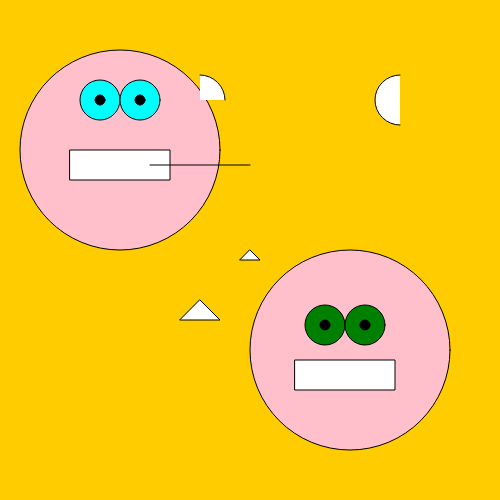
Frame 1 (no input)
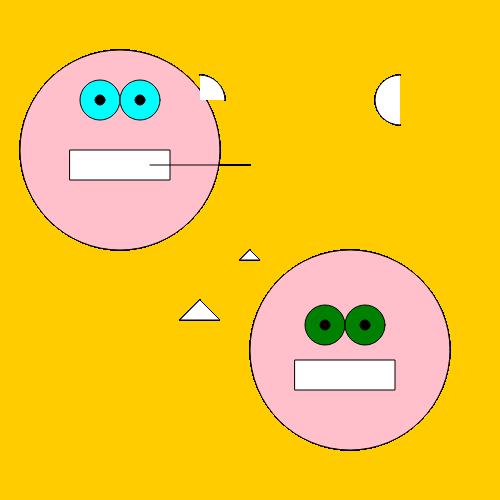
Frame 60 (no input)
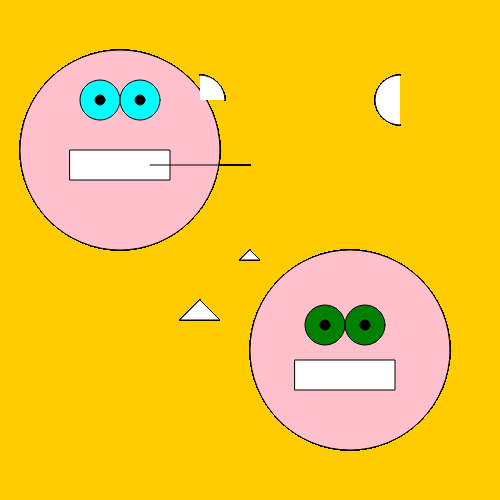
Frame 120 (the mouse pressed at the canvas centre since frame 60)

The p5.js sketch that drew these frames (run headless with seeded random() and noise() and a simulated clock; from frame 60 on, the mouse is pressed at the canvas centre):

// p5.js sketch
// ── sketch.js
var eyeSize = 40;
var mouthX = 70;
var mouthY = 150;
var eyePupil = 10;


function setup() {
  // put setup code here
  createCanvas(500,500);
  background(255,204,0);
}

function draw() {
  // put drawing code here
fill("pink");
  ellipse(120,150,200,200);

  fill("cyan");
  strokeWeight(1);
  ellipse(100,100,eyeSize,eyeSize);// this is the left eye

  ellipse(140,100,eyeSize,eyeSize);// this is the right eye



fill("black");
ellipse(100,100,eyePupil,eyePupil);
ellipse(140,100,eyePupil,eyePupil); // pupils

fill("255");
  rect(mouthX,mouthY,100,30);//mouth

// strokeWeight(5);
//   point(72,382);//mole

strokeWeight(1);
line(150,165,250,165);//mouth split must have a common y and two diff x points

// //width and height
// console.log("width " + width);
// console.log("height " + height);

triangle(width/2,height/2,width/2 + 10, height/2 + 10, width/2 - 10, height/2 + 10);

triangle(200,300,220,320,180,320);

arc(300,300,50,50,0,PI);
arc(200,100,50,50,PI+HALF_PI,0);
// arc(300,150,50,50,0,TWO_PI);
arc(400,100,50,50, HALF_PI, PI+HALF_PI) //ear

fill("pink")
ellipse(350,350,200,200);

fill("green")
ellipse(325,325,eyeSize,eyeSize);
ellipse(365,325,eyeSize,eyeSize);

fill("black");
ellipse(325,325,eyePupil,eyePupil);
ellipse(365,325,eyePupil,eyePupil);

fill("255");
  rect(295,360,100,30);


}//end of draw
